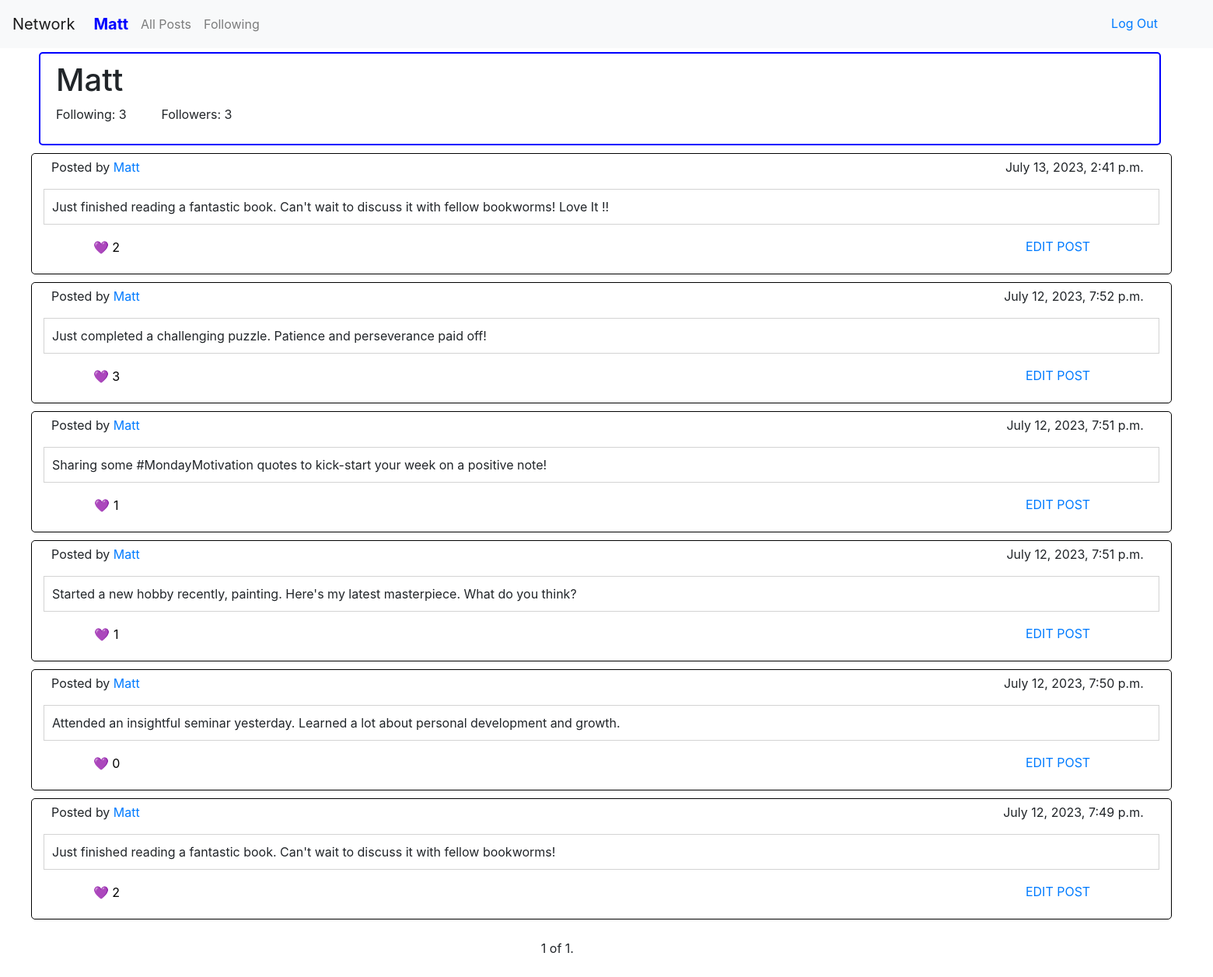
The page /user/2/ (signed in) on the database its author committed.
### network/models.py (models this page shows, shortened)
class User(AbstractUser):
    id = models.BigAutoField(primary_key=True)

class Post(models.Model):
    id = models.BigAutoField(primary_key=True)
    user = models.ForeignKey(User, on_delete=models.CASCADE)
    body_text = models.TextField()
    timestamp = models.DateTimeField()
    likes = models.IntegerField(default=0)
    liked_by = models.ManyToManyField(User, related_name='likes', blank=True)

### network/views.py (the view)
# urls.py: path('user/<int:user_id>/', views.user_page, name='user_page'),
@login_required(login_url='login')
def user_page(request, user_id):
    profile_user = get_object_or_404(User, id=user_id)
    following_status = Following.objects.filter(user=request.user, following_user=profile_user).exists()
    following_count = Following.objects.filter(user=profile_user).count()
    followers_count = Following.objects.filter(following_user=profile_user).count()
    post_list = Post.objects.filter(user=profile_user).order_by('-timestamp')
    paginator = Paginator(post_list, 10)  # Show x posts per page.
    page_number = request.GET.get('page')
    page_obj = paginator.get_page(page_number)
    context = {
        'profile_user': profile_user,
        "page_obj": page_obj,
        'following_status': following_status,
        'following_count': following_count,
        'followers_count': followers_count,
        'is_user_page': True
    }
    return render(request, 'network/user.html', context)

### network/templates/network/user.html (shortened to what this page needs)
{% extends "network/layout.html" %}
{% block body %}
  {% if user.is_authenticated %}
  <div id="profile_banner">
      <h1 id="user_name">{{ profile_user.username }}</h1>
      <div id="follow_count">
          <p id="following_count">Following: {{ following_count }}</p>
          <p id="followers_count">Followers: {{ followers_count }}</p>
      </div>
  </div>
  <ul id="post_list">
      {% for post in page_obj %}
      <li>
        <div class="user_post" id="post_{{ post.id }}">
          <div class="user_info">
            <p id="post_username">Posted by <a href="{% url 'user_page' user_id=post.user.id %}">{{ post.user }}</a></p>
            <p id="post_timestamp">{{ post.timestamp }}</p>
          </div>
          <p id="post_body">{{ post.body_text }}</p>
          <form id="post_opt">
                <button class="like_button" data-post-id="{{ post.id }}">
                  <p class="post_likes">&#x1F49C; {{ post.likes }}</p>
                </button>
              {% if user.id == post.user_id %}
                <a id="edit_opt" href="#" data-post-id="{{ post.id }}">EDIT POST</a>
              {% endif %}
          </form>
        </div>
      </li>
      {% empty %}
      <li>No Posts.</li>
      {% endfor %}
    </ul>
    <div class="pagination" id="pagination">
      <span class="step-links">
        <span class="current">
          {{ page_obj.number }} of {{ page_obj.paginator.num_pages }}.
        </span>
      </span>
    </div>
  {% endif %}
{% endblock %}

### network/templates/network/layout.html (shortened to what this page needs)
{% load static %}
<!DOCTYPE html>
<html lang="en">
    <head>
        <link rel="stylesheet" href="https://stackpath.bootstrapcdn.com/bootstrap/4.4.1/css/bootstrap.min.css">
        <link href="{% static 'network/styles.css' %}" rel="stylesheet">
    </head>
    <body>
        <nav class="navbar navbar-expand-lg navbar-light bg-light" id="navbar">
            <a class="navbar-brand" href="#">Network</a>
            <div>
              <ul class="navbar-nav mr-auto">
                {% if user.is_authenticated %}
                    <li class="nav-items">
                        <a class="nav-link" id="user_profile" style="font-size: 20px; href="{% url 'user_page' user_id=user.id %}"><strong>{{ user.username }}</strong></a>
                    </li>
                {% endif %}
                <li class="nav-item">
                  <a class="nav-link" href="{% url 'index' %}">All Posts</a>
                </li>
                {% if user.is_authenticated %}
                    <li class="nav-item">
                        <a class="nav-link" href="{% url 'following' %}">Following</a>
                    </li>
                {% endif %}
              </ul>
                {% if user.is_authenticated %}
                    <a class="nav-link" href="{% url 'logout' %}" style="position: absolute; top: 10px; right: 55px;">Log Out</a>
                {% endif %}
            </div>
          </nav>
        <div class="body">
            {% block body %}
            {% endblock %}
        </div>
    </body>
</html>

### network/static/network/styles.css (style rules this page uses)
.nav-item { margin-top: 3px; }
#post_list { list-style-type: none; }
.user_post { width: 96.5%; height: 80%; border: 1px solid black; border-radius: 5px; padding: 5px; margin-top: 5px; margin-bottom: 10px; align-items: center; }
.user_info { display: flex; flex-grow: 1; justify-content: space-between; margin-left: 20px; margin-right: 30px; }
#post_body { margin-left: 10px; margin-right: 10px; padding: 10px; border: 1px solid lightgrey; white-space: pre-wrap; }
#post_opt { display: grid; grid-template-columns: repeat(8, 1fr); }
.like_button { border: none; background: transparent; grid-column: 1 / 2; }
#edit_opt { grid-column: 8 / 8; }
#user_profile { color: blue; }
#profile_banner { display: grid; grid-template-columns: repeat(6, 1fr); width: 92.5%; height: 120px; border: 2px solid blue; border-radius: 5px; padding: 10px; margin-top: 5px; margin-bottom: 10px; margin-left: 50px; align-items: center; }
#user_name { grid-column: 1 / 2; margin-left: 10px; }
#follow_count { display: flex; margin-left: 10px; grid-column: 1 / 2; flex-grow: 1; justify-content: space-between; }
#pagination { position: relative; left: 43%; cursor: pointer; margin: 25px; }

### rows shown on the page
User: username "Matt"
Post: user "Matt", timestamp "July 13, 2023, 2:41 p.m.", body_text "Just finished reading a fantastic book. Can't wait to discuss it with fellow bookworms! Love It !!", likes "2"
Post: user "Matt", timestamp "July 12, 2023, 7:52 p.m.", body_text "Just completed a challenging puzzle. Patience and perseverance paid off!", likes "3"
Post: user "Matt", timestamp "July 12, 2023, 7:51 p.m.", body_text "Sharing some #MondayMotivation quotes to kick-start your week on a positive note!", likes "1"
Post: user "Matt", timestamp "July 12, 2023, 7:51 p.m.", body_text "Started a new hobby recently, painting. Here's my latest masterpiece. What do you think?", likes "1"
Post: user "Matt", timestamp "July 12, 2023, 7:50 p.m.", body_text "Attended an insightful seminar yesterday. Learned a lot about personal development and growth.", likes "0"
Post: user "Matt", timestamp "July 12, 2023, 7:49 p.m.", body_text "Just finished reading a fantastic book. Can't wait to discuss it with fellow bookworms!", likes "2"

### other values the page prints
{{ following_count }} "3"
{{ followers_count }} "3"
{{ page_obj.number }} "1"
{{ page_obj.paginator.num_pages }} "1"
